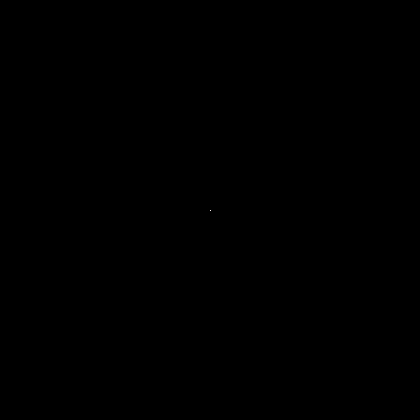
Frame 1 (no input)
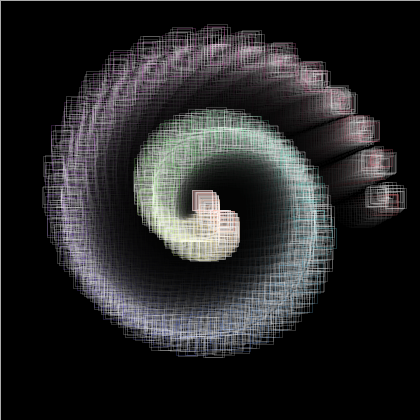
Frame 60 (the mouse pressed at the canvas centre just before this capture)
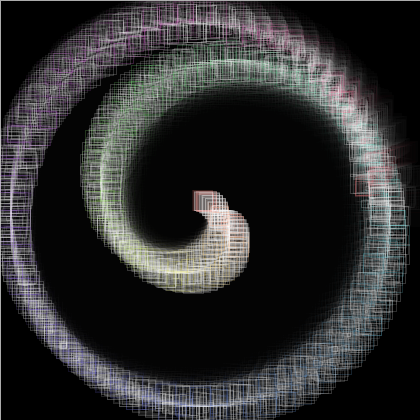
Frame 120 (the mouse held since frame 60 and released just before this capture)

The Processing sketch that drew these frames (run headless with seeded random() and noise(); from frame 60 on, the mouse is pressed at the canvas centre):

// Processing sketch: processing_100747
// ── processing_100747.pde

float r;
float a = 200;
float n = 0;
float d = 2;
  
PVector point = new PVector(0,0);;
PVector center;
  
void setup() {
  size(420, 420);
  center = new PVector(width/2,height/2);
  colorMode(HSB, 360, 100, 100);
  background(0);
  smooth();
  noStroke();
}
  
void draw() {
  fill(0, 30);
  rect(0, 0, width, height);
  noFill();
  
  for (int t = 0; t < 360*2;t++) {
    r = a * sin(radians(t * n / d));
    point.set(cos(radians(t)),sin(radians(t)),0);
    point.mult(r);
    point.add(center);
  
    if (t % 5 == 0) {
      stroke(t/2.0, 50, 100, 50);
    } else {  
      stroke(360, 50);
    }
    rect(point.x, point.y, sin(n * 3 * t) * 20, sin(n * 3 * t) * 20);
  }
  
  n += 0.003;
  d += 0.0001;
}
